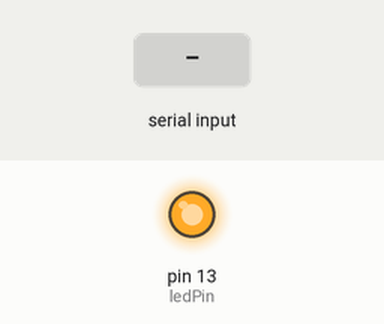
This sketch was run on a simulated Arduino Uno, built with avr-gcc and run on an emulated ATmega328P. Parts: output pins drawn as LEDs (lit = HIGH). Dashed ring = blinking. The test bench sets the inputs (shaded band).

Above: at 3.4 s.
3.5 s: "STOP BLINKING\n" received over Serial
At 4.5 s:
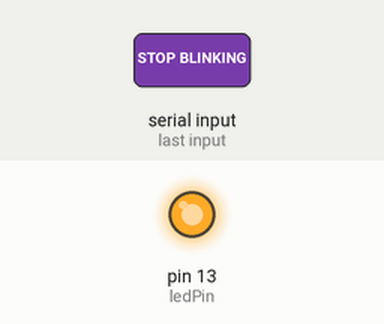
5.0 s: "START BLINKING\n" received over Serial
At 5.7 s:
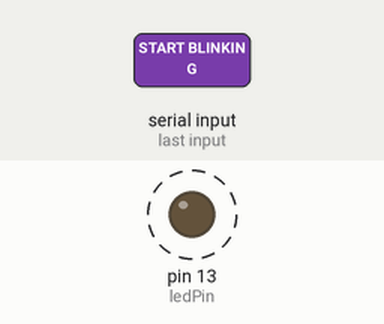
Timing chart, 0 to 14.0 s (numbered marks = the images above; inputs shaded):
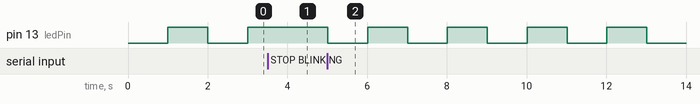

The sketch:

blinkerex.ino
```cpp
#include <arduino.h>

const int ledPin = LED_BUILTIN;   // the number of the LED pin
int ledState = LOW;
unsigned long previousMillis = 0;
long interval = 1000;
bool blinking = true;
long blinkCount = 0;
String inputString = "";
bool stringComplete = false;

void serialEvent()
{
  while (Serial.available() > 0)
  {
    // get the new byte:
    char inChar = (char)Serial.read();

    // add it to the inputString:
    if (inChar == 13 || inChar == 10)   // CRLF
    {
      // if LF, string complete
      if (inChar == 10)
      {
        stringComplete = true;
      }
    }
    else
    {
      inputString += inChar;
    }
  }
}

void setup()
{
  pinMode(ledPin, OUTPUT);

  Serial.begin(9600);
  Serial.setTimeout(50);
  inputString.reserve(100);


  // Timers: https://maker.pro/arduino/projects/timer-interrupts-improve-your-arduino-programming-skills
  // cli();           // disable all interrupts
  // TCCR1A = 0;
  // TCCR1B = 0;
  // TCNT1  = 0;
  // OCR1A = 31250;          // compare match register 16MHz/256/2 = 31250
  // TCCR1B = (1 << WGM12);  // CTC mode
  // TCCR1B = (1 << CS12);   // // Frequency 16Mhz / 256 = 62500
  // TIMSK1 = (1 << OCIE1A); // Local interruption OCIE1A
  // sei();                  // enable all interrupts
}

// ISR(TIMER1_OVF_vect)
// {
//   // do something here
// }

void loop()
{
  if (stringComplete)
  {
    if (inputString == "START BLINKING")
    {
      blinking = true;
    }
    else if (inputString == "STOP BLINKING")
    {
      blinking = false;
    }
    else if (inputString == "STATUS")
    {
      char buffer[100];
      sprintf(buffer, "%sBLINKING - INTERVAL: %ld - TOTAL BLINKS: %ld", blinking ? "" : "NOT ", interval, blinkCount);
      Serial.println(buffer);
    }
    else if (inputString == "BLINK FASTER")
    {
      int d = interval > 100 ? 100 : 10;
      interval = max(interval - d, 10);
    }
    else if (inputString == "BLINK SLOWER")
    {
      int d = interval > 100 ? 100 : 10;
      interval = min(interval + d, 2000);
    }

    inputString = "";
    stringComplete = false;
  }

  if (blinking)
  {
    unsigned long currentMillis = millis();

    if (currentMillis - previousMillis >= interval)
    {
      previousMillis = currentMillis;

      if (ledState == LOW)
      {
        ledState = HIGH;
      }
      else
      {
        ledState = LOW;
      }

      blinkCount++;
      if ((blinkCount % 1000) == 0)
      {
        char buffer[50];
        sprintf(buffer, "PING %ld", currentMillis);
        Serial.println(buffer);
      }

      digitalWrite(ledPin, ledState);
    }
  }
}
```

Measured:
- after the input at 3.5 s, pin 13 (ledPin): stays HIGH (without the input it goes to LOW after 0.50 s)
- after the input at 5.0 s, pin 13 (ledPin): alternates HIGH for 1.0 s and LOW for 1.0 s, starting at once
